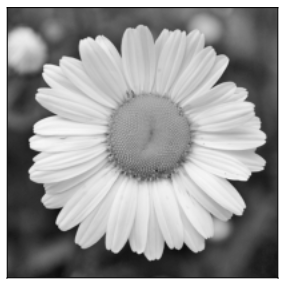
#> input picture TP 2/data/img2_tp.png, 287 x 288 px
$ jupyter execute TP2.ipynb
#> lines starting #> are read from the running program, lines starting #| are printed output that depends on the picture
# Trabajo práctico 2
## Alumno: Lucas Barrera
### Contenido
Implementar la función create_gauss_filter(h, w, k_size, sigma) para crear filtros gaussianos para filtrado espectral. Debe retornar un filtro gaussiano de tamaño HxW en dominio espacial y su transformada de Fourier.
1. Graficar ambas representaciones para diferentes tamaños de kernel y sigma. Aplicar el filtro una imagen para validar el funcionamiento en el dominio espectral.
2. Usando el método descripto en el paper “Image Sharpness Measure for Blurred Images in Frequency Domain” comparar el resultado de un filtrado por convolución con el filtrado espectral.
3. Repetir la comparación usando uno de los métodos descriptos en el apéndice del paper “Analysis of focus measure operators in shape-from-focus”

[cell 1]
import cv2
import numpy as np
import matplotlib.pyplot as plt

[cell 2]
def create_gauss_filter(h, w, k_size, sigma):
    if k_size % 2 == 0:
        raise ValueError()

    _1d_gaussian_kernel = cv2.getGaussianKernel(k_size, sigma)
    _2d_gaussian_kernel = _1d_gaussian_kernel * _1d_gaussian_kernel.T
    spatial_filter = np.zeros((h, w))

    h_index = h//2-k_size//2
    w_index = w//2-k_size//2
    spatial_filter[h_index:h_index+k_size,
                   w_index:w_index+k_size] = _2d_gaussian_kernel

    return spatial_filter, np.fft.fft2(spatial_filter)

[cell 3]
def show_spatial_filter_and_fft_transform(spatial_filter, fft_filter):
    plt.figure(figsize=(6,6))

    plt.subplot(1,2,1)
    plt.axis('off')
    plt.title("Kernel Gausiano espacial")
    plt.imshow(spatial_filter, cmap='jet')

    plt.subplot(1,2,2)
    plt.axis('off')
    plt.title("FFT del kernel espacial")

    tf_shifted = np.fft.fftshift(fft_filter)
    plt.imshow(np.abs(tf_shifted), cmap='jet')

#### Punto 1

[cell 4]
kernel, kernel_tf = create_gauss_filter(15, 15, 5, 2)
show_spatial_filter_and_fft_transform(kernel, kernel_tf)

kernel, kernel_tf = create_gauss_filter(7, 7, 3, 5)
show_spatial_filter_and_fft_transform(kernel, kernel_tf)

kernel, kernel_tf = create_gauss_filter(15, 15, 9, 10)
show_spatial_filter_and_fft_transform(kernel, kernel_tf)
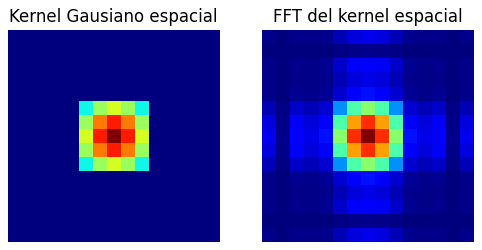
#> figure drawn by matplotlib, 2 panels
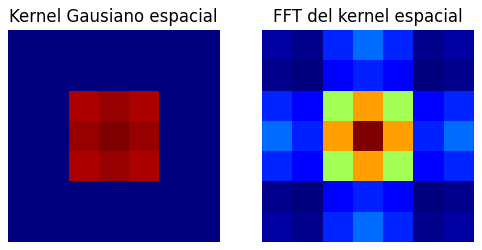
#> figure drawn by matplotlib, 2 panels
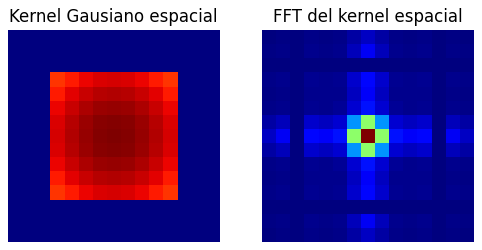
#> figure drawn by matplotlib, 2 panels

[cell 5]
def apply_fft_filter(image, fft_filter):
    image_fft = np.fft.fft2(image)
    filtered_fft = image_fft * fft_filter

    return np.fft.ifftshift(np.real(np.fft.ifft2(filtered_fft)))

[cell 6]
TEST_IMAGE = './data/img2_tp.png'

[cell 7]
image = cv2.imread(TEST_IMAGE, cv2.IMREAD_GRAYSCALE)
#> image is the input picture: shape (288, 287); min 2, max 255, mean 154.8

kernetl_sp, kernel_tf = create_gauss_filter(image.shape[0], image.shape[1], 3, 10)

fft_filtered_image = apply_fft_filter(image, kernel_tf)
#> in apply_fft_filter, `return np.fft.ifftshift(np.real(np.fft.ifft2(filtered_fft)))`:
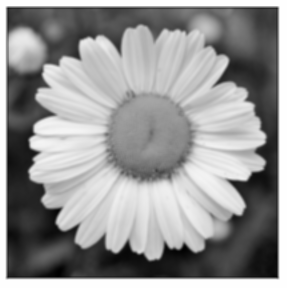
#> returned value: shape (288, 287) float64; min 13, max 255, mean 154.8; drawn with min black and max white

plt.figure(figsize=(4,4))
plt.imshow(fft_filtered_image, cmap='gray')
plt.title('Desenfoque gausiano por Fourier')

sp_filtered_image = cv2.filter2D(image, ddepth=-1, kernel=kernetl_sp)

plt.figure(figsize=(4,4))
plt.imshow(sp_filtered_image, cmap='gray')
plt.title('Desenfoque gausiano spacial')

#### Punto 2

[cell 8]
# Obtenido desde "Image Sharpness Measure for Blurred Images in Frequency Domain"
def get_image_quality_measure(image):
    image_fft = np.fft.fft2(image)
    image_fft_shifted = np.fft.fftshift(image_fft)
    m = np.max(np.abs(image_fft_shifted))
    thres = m/1000
    th = len(image_fft[image_fft>thres])
    return th/image.size

[cell 9]
image = cv2.imread(TEST_IMAGE, cv2.IMREAD_GRAYSCALE)

iqm_ffts = []
iqm_sps = []

for sigma in np.linspace(1.0, 8.0, num=15):
    kernetl_sp, kernel_tf = create_gauss_filter(image.shape[0], image.shape[1], 7, sigma)

    fft_filtered_image = apply_fft_filter(image, kernel_tf)
    iqm_fft = get_image_quality_measure(fft_filtered_image)

    sp_filtered_image = cv2.filter2D(image, ddepth=-1, kernel=kernetl_sp)
    iqm_sp = get_image_quality_measure(sp_filtered_image)

    iqm_ffts.append(iqm_fft)
    iqm_sps.append(iqm_sp)
#> this loop made 15 passes
#> (iqm_fft, iqm_sp) on passes 1 to 12: (0.00894, 0.00892), (0.00684, 0.00686), (0.00601, 0.00604), (0.0056, 0.0056), (0.00529, 0.00531), (0.00524, 0.00526), (0.00517, 0.00514), (0.00509, 0.00509), (0.00507, 0.005), (0.00495, 0.00495), (0.00492, 0.00492), (0.00492, 0.00492)
#> pass 2, `fft_filtered_image = apply_fft_filter(image, kernel_tf)`:
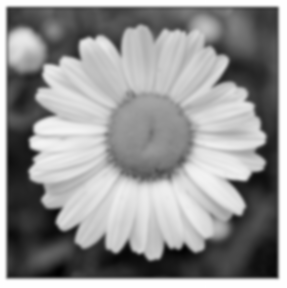
#> fft_filtered_image: shape (288, 287) float64; min 13.96, max 255, mean 154.8; drawn with min black and max white
#> after the loop:
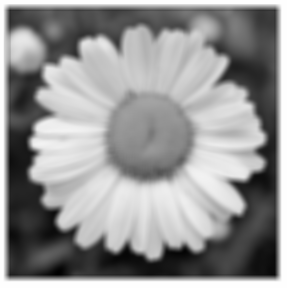
#> fft_filtered_image: shape (288, 287) float64; min 15.24, max 255, mean 154.8; drawn with min black and max white
#> after the loop, iqm_ffts = [0.00894, 0.00684, 0.00601, 0.0056, 0.00529, 0.00524, 0.00517, 0.00509, 0.00507, 0.00495, 0.00492, 0.00492, 0.00492, 0.00492, 0.00492]; iqm_sps = [0.00892, 0.00686, 0.00604, 0.0056, 0.00531, 0.00526, 0.00514, 0.00509, 0.005, 0.00495, 0.00492, 0.00492, 0.00492, 0.00492, 0.00492]

fig, ax = plt.subplots(1, figsize=(6, 6))
ax.set_title('Image Quality vs Sigma')
ax.plot(iqm_ffts, '-bo', label='Filtrado en frecuencia')
ax.plot(iqm_sps, '-gx', label='Filtrado espacial')
plt.xlabel('Sigma')
plt.ylabel('Image Quality')
ax.legend()
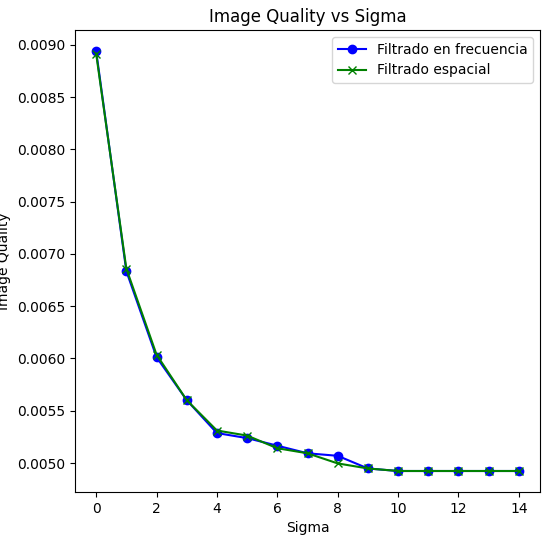
#> figure drawn by matplotlib, 1 panel; curve peaks at x = 0, y = 0.00894; curve peaks at x = 0, y = 0.00892

#### Punto 3

[cell 10]
np.histogram([2,3,4,0], 4, [0, 4])

[cell 11]
def get_absolute_central_moment(image):
    histogram, _ = np.histogram(image[:, :].ravel(), 256, [0, 256])
    n_pixels = len(image[:, :].ravel())

    mean = np.mean(image)

    ACMo = 0

    for i in range(1, 256 + 1):
        ACMo += np.abs(i - mean)*histogram[i-1]

    return ACMo/n_pixels

[cell 12]
image = cv2.imread(TEST_IMAGE, cv2.IMREAD_GRAYSCALE)

bfm_ffts = []
bfm_sps = []

for sigma in np.linspace(1.0, 8.0, num=15):
    kernetl_sp, kernel_tf = create_gauss_filter(image.shape[0], image.shape[1], 7, sigma)

    fft_filtered_image = apply_fft_filter(image, kernel_tf)
    bfm_fft = get_absolute_central_moment(fft_filtered_image)

    sp_filtered_image = cv2.filter2D(image, ddepth=-1, kernel=kernetl_sp)
    bfm_sp = get_absolute_central_moment(sp_filtered_image)

    bfm_ffts.append(bfm_fft)
    bfm_sps.append(bfm_sp)
#> this loop made 15 passes
#> (bfm_fft, bfm_sp) on passes 1 to 12: (65.61, 65.66), (64.15, 64.2), (63.23, 63.32), (62.8, 62.83), (62.5, 62.54), (62.33, 62.37), (62.22, 62.25), (62.14, 62.17), (62.04, 62.11), (62.04, 62.07), (62, 62.04), (61.96, 62.01)
#> after the loop, bfm_ffts = [65.61, 64.15, 63.23, 62.8, 62.5, 62.33, 62.22, 62.14, 62.04, 62.04, 62, 61.96, 61.91, 61.92, 61.88]; bfm_sps = [65.66, 64.2, 63.32, 62.83, 62.54, 62.37, 62.25, 62.17, 62.11, 62.07, 62.04, 62.01, 61.99, 61.98, 61.96]

fig, ax = plt.subplots(1, figsize=(6, 6))
ax.set_title('Absolute Central Moment vs Sigma')
ax.plot(bfm_ffts, '-bo', label='Filtrado en frecuencia')
ax.plot(bfm_sps, '-gx', label='Filtrado espacial')
plt.xlabel('Sigma')
plt.ylabel('Absolute Central Moment')
ax.legend()
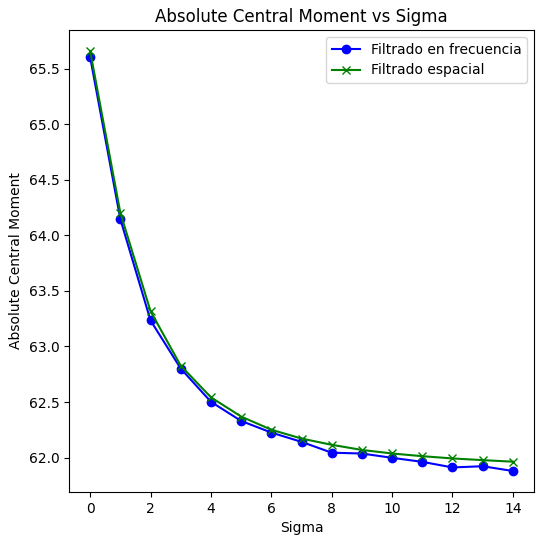
#> figure drawn by matplotlib, 1 panel; curve peaks at x = 0, y = 65.61; curve peaks at x = 0, y = 65.66

$ run again, with TP 2/data/fft_hf.jpg saved as TP 2/data/img2_tp.png
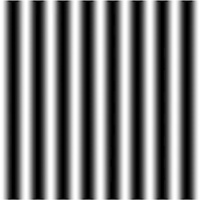
#> input picture TP 2/data/fft_hf.jpg, 200 x 200 px
#> image is the input picture: shape (200, 200); min 0, max 255, mean 123.5
#> the loop `for sigma in np.linspace(1.0, 8.0, num=15):` made 15 passes
#> (iqm_fft, iqm_sp) on passes 1 to 8: (0.00267, 0.00202), (0.00202, 0.00143), (0.00178, 0.00122), (0.00168, 0.00112), (0.00158, 0.00112), (0.00158, 0.00108), (0.00153, 0.00108), (0.00153, 0.00108)
#> after the loop `for sigma in np.linspace(1.0, 8.0, num=15):`: iqm_ffts = [0.00267, 0.00202, 0.00178, 0.00168, 0.00158, 0.00158, 0.00153, 0.00153, 0.00153, 0.00153, 0.00153, 0.00153, 0.00153, 0.00153, 0.00153]; iqm_sps = [0.00202, 0.00143, 0.00122, 0.00112, 0.00112, 0.00108, 0.00108, 0.00108, 0.00108, 0.00103, 0.00108, 0.00103, 0.00103, 0.00103, 0.00103]
#> `[cell 9] image = cv2.imread(TEST_IMAGE, cv2.IMREAD_GRAYSCALE)  iqm_fft..`:
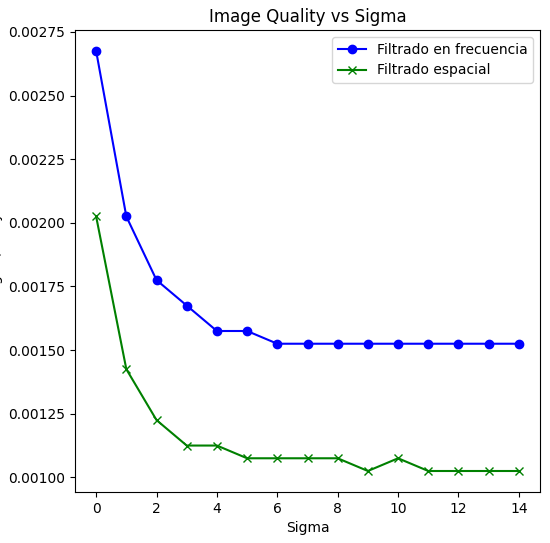
#> figure drawn by matplotlib, 1 panel; curve peaks at x = 0, y = 0.00267; curve peaks at x = 0, y = 0.00202
#> the loop `for sigma in np.linspace(1.0, 8.0, num=15):` made 15 passes
#> (bfm_fft, bfm_sp) on passes 1 to 8: (78.32, 78.4), (75.81, 75.9), (74.12, 74.09), (73.02, 73.07), (72.4, 72.44), (71.99, 72.05), (71.75, 71.79), (71.6, 71.57)
#> after the loop `for sigma in np.linspace(1.0, 8.0, num=15):`: bfm_ffts = [78.32, 75.81, 74.12, 73.02, 72.4, 71.99, 71.75, 71.6, 71.45, 71.35, 71.25, 71.19, 71.14, 71.11, 71.09]; bfm_sps = [78.4, 75.9, 74.09, 73.07, 72.44, 72.05, 71.79, 71.57, 71.43, 71.36, 71.29, 71.22, 71.17, 71.13, 71.1]
#> `[cell 12] image = cv2.imread(TEST_IMAGE, cv2.IMREAD_GRAYSCALE)  bfm_ff..`:
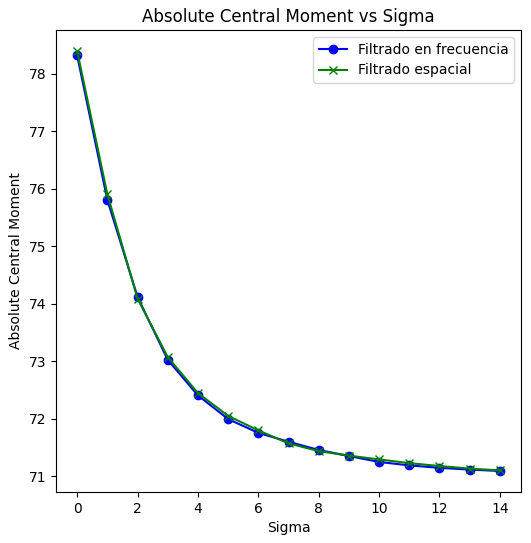
#> figure drawn by matplotlib, 1 panel; curve peaks at x = 0, y = 78.32; curve peaks at x = 0, y = 78.4
